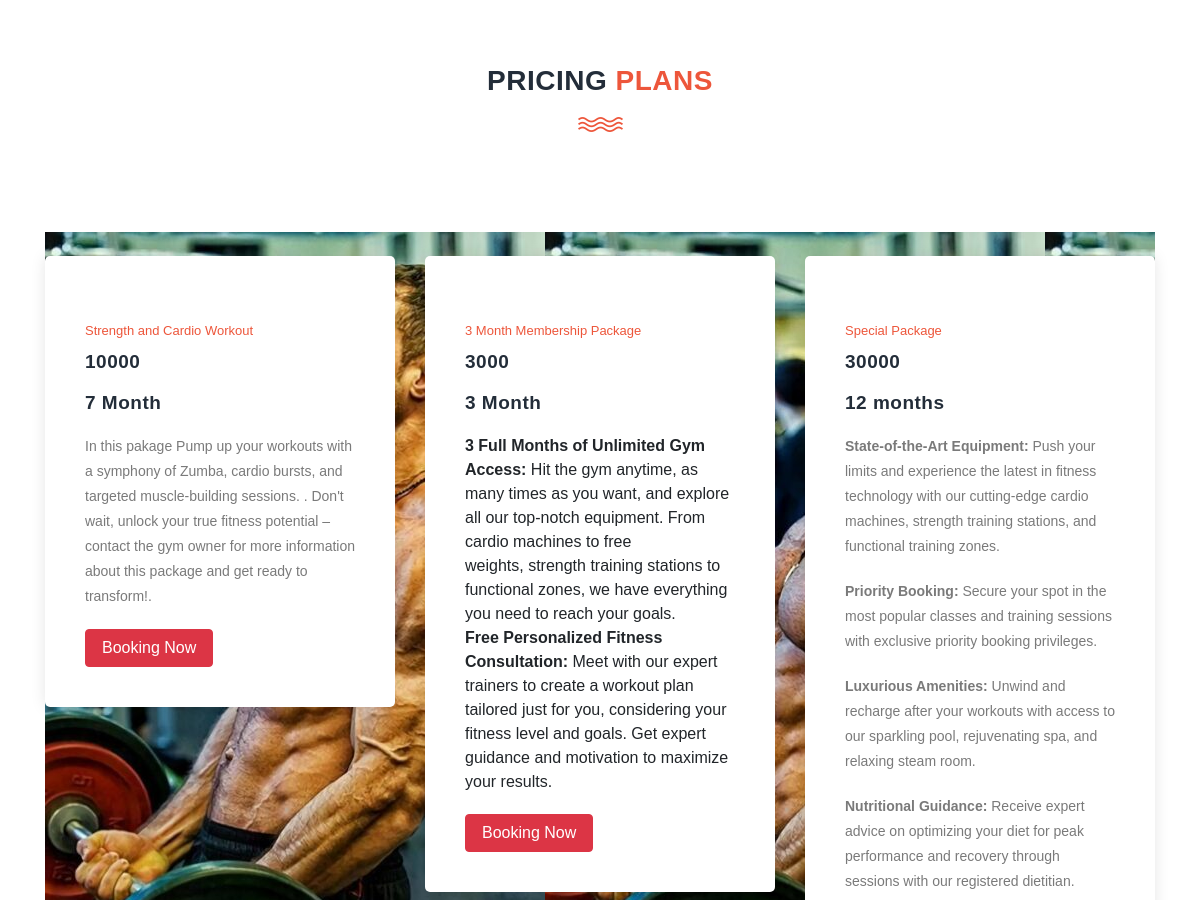
Before: / (middle part) with the older database file.
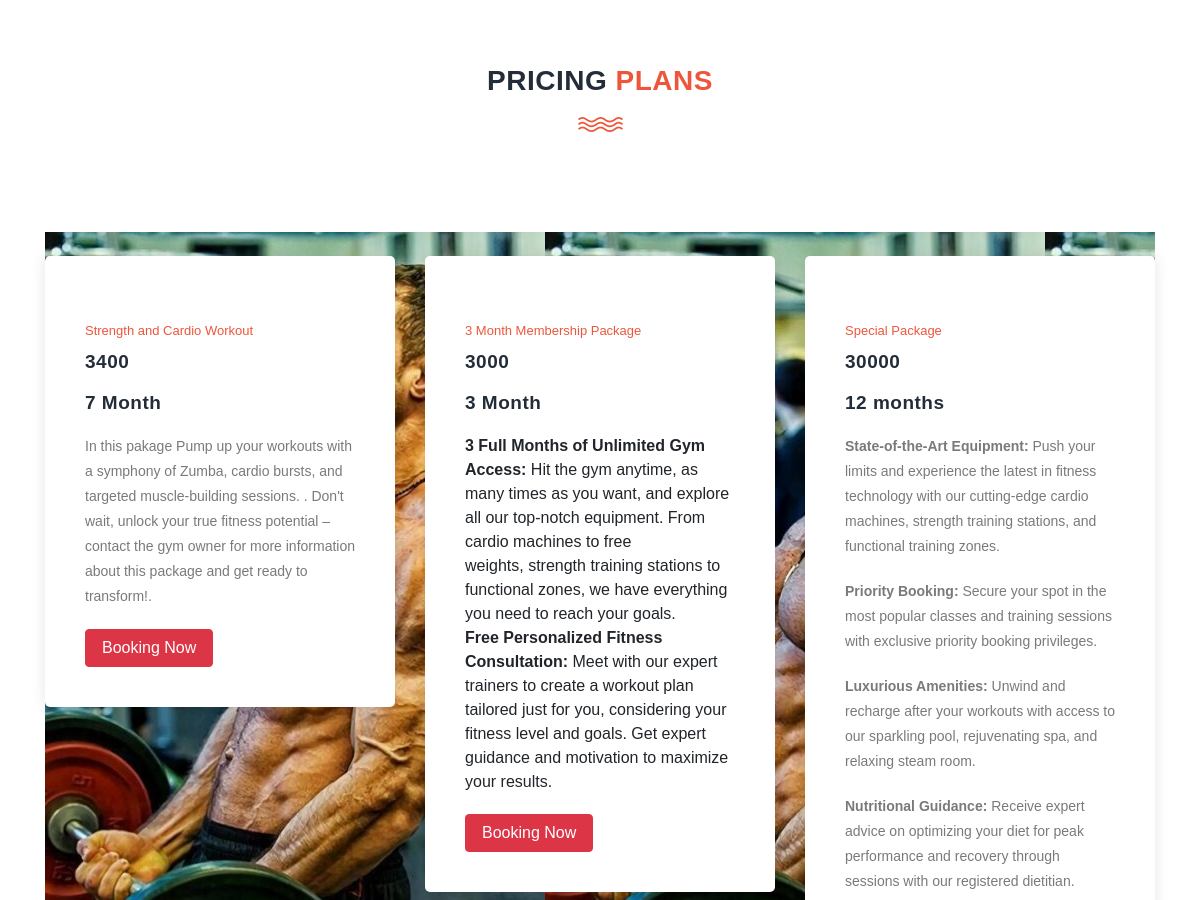
After: the same page with the newer database file.
### gym/models.py (models this page shows, shortened)
class Package(models.Model):
    category = models.ForeignKey(Category, on_delete=models.CASCADE, null=True)
    packagename = models.ForeignKey(
        Packagetype, on_delete=models.CASCADE, null=True)
    titlename = models.CharField(max_length=200, null=True)
    packageduration = models.CharField(max_length=50, null=True)
    price = models.CharField(max_length=200, null=True)
    description = models.CharField(max_length=200, null=True)
    creationdate = models.DateTimeField(auto_now_add=True)

### gym/views.py (the view, shortened to what this page needs)
# urls.py: path('', index, name='index'),
def index(request):
    package = Package.objects.filter().order_by('id')[:5]
    return render(request, 'index.html', locals())

### gym/templates/index.html (shortened to what this page needs)
{% load static %}
<html lang="en">
<head>
    <link rel="stylesheet" type="text/css" href="{% static 'assets/css/bootstrap.min.css' %}">
    <link rel="stylesheet" type="text/css" href="{% static 'assets/css/font-awesome.css' %}">
    <link rel="stylesheet" href="{% static 'assets/css/templatemo-training-studio.css' %}">
</head>
<body>
<section class="section" id="trainers"  >
    <div class="container">
        <div class="row">
            <div class="col-lg-6 offset-lg-3">
                <div class="section-heading">
                    <h2>Pricing <em>Plans</em></h2>
                    <img src="{% static 'assets/images/line-dec.png' %}" alt="">
                </div>
            </div>
        </div>
        <div class="bg-images">
            <div class="row" >
                    {% for i in package %}
                    <div class="col-lg-4"><br>
                        <div class="trainer-item">
                            <div class="down-content">
                                <span>{{i.titlename}} </span>
                                <h4>{{i.price}}</h4>
                                <h4>{{i.packageduration}}</h4>
                                <p>{{i.description|safe}}</p>
                                <a class="btn btn-danger px-3" href="/apply-booking/{{i.id}}/">Booking Now</a>
                            </div>
                        </div>
                    </div>
                    {% endfor %}
            </div>
        </div>
    </div>
</section>
</body>
</html>

Changed rows visible on the page:
changed Package "7 Month": price "10000" → "3400"
